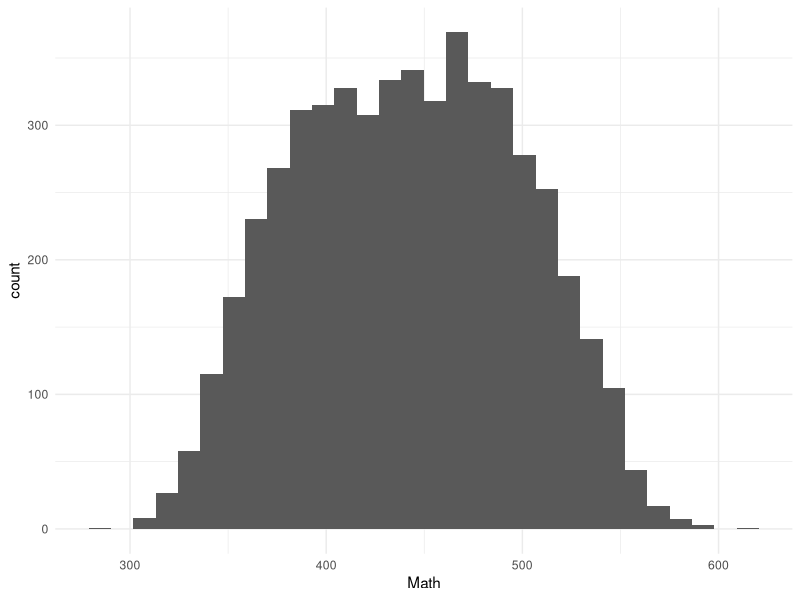
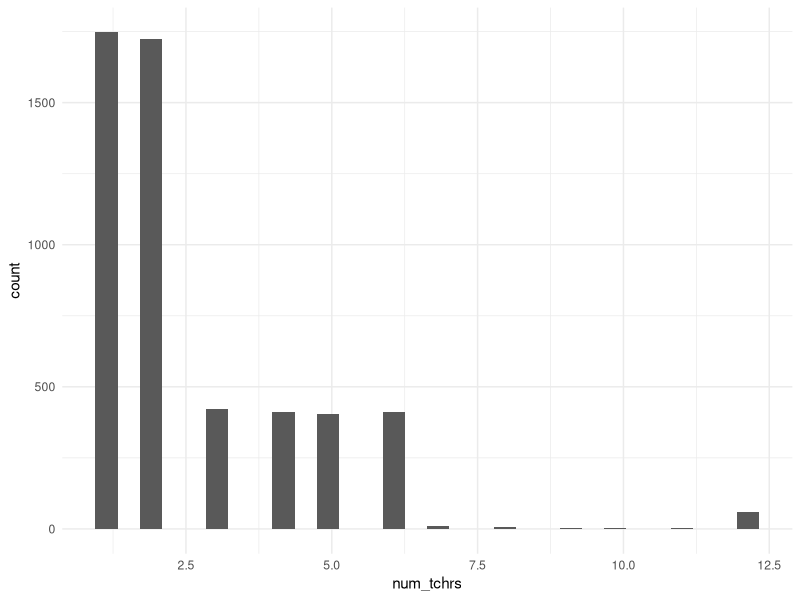
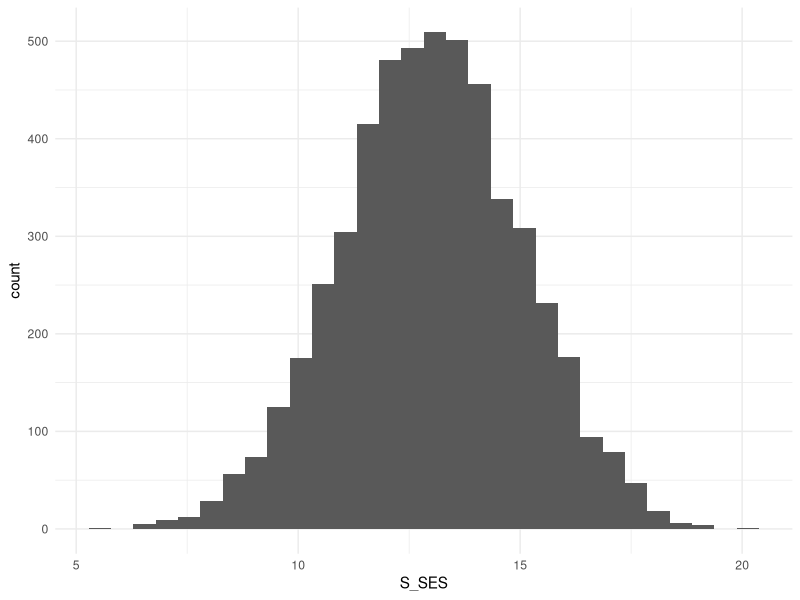
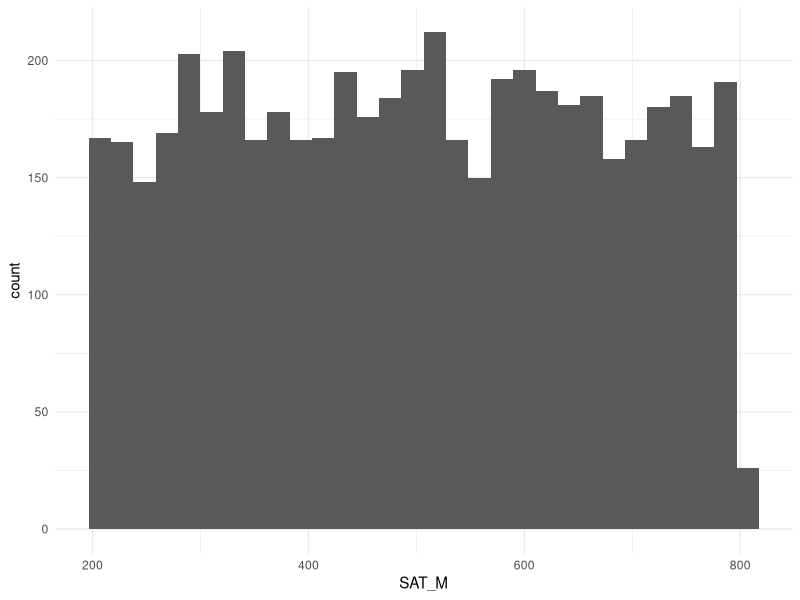

The R source for these figures, in order:
## ---- chunk 1
df <- data.frame('Predictor' = c("MathAch", "S_ID", "SAT_M", "S_gend", "female, NB", "S_SES", "num_tchrs", "phys", "phys_tchr", "tchr1-tchr12", "w1-w12", "t1_exp-t12_exp"),
                 'Description' = c("Mach Achievement; outcome variable, score on a (fictional) math test given to students", "Student ID; a single number representation of students, from 1 to 5200", "SAT math score; ranges from 200-800 and represents the SAT math score of students prior to entering JMU.", "Student gender; a non-binary gender indicator with 0 = female, 1 = male, and 2 = other/nonbinary/fluid", "Dummy coded student gender, since gender is categorical.  Male is the reference", "Student SES; values range from 2-29", "Number of teachers; the number of math teachers a student had at JMU", "Physics; if a student took physics or not, with 0 = no and 1 = yes", "Physics teacher; if a student took physics, the ID of the teacher they had (ranging from 1 – 22)", "Teachers 1 through 12; teacher IDs (ranging from 1-56) of teachers students had.  If a student had less than 12 teachers, teacher ID = 0", "Weights; these represent the amount of time spent with each teacher.  Values can range from 1 (only had one teacher) to 0.083 (had 12 teachers)", "Teacher experience; Given the compact nature of this dataset, the experience of the first through twelfth teachers of each student is given in years."))

## ---- chunk 2

knitr::kable(df, booktabs = TRUE, 
             caption = 'Simulated dataset that will be used for analysis')
## ---- chunk 3
com <- data.frame("Student" = c(1, 2, 3, 4, 5, 6, 7, 8, 9, 10),
                "Teacher 1" = c(2, 2, 3, 0, 1, 0, 0, 0, 1, 4),
                "Teacher 2" = c(4, 3, 1, 3, 0, 1, 1, 0, 2, 0),
                "Teacher 3" = c(1, 1, 4, 0, 0, 3, 2, 1, 0, 2),
                "w1" = c(0.33, 0.33, 0.33, 0, 1, 0, 0, 0, 0.5, 0.5),
                "w2" = c(0.33, 0.33, 0.33, 1, 0, 0.5, 0.5, 0, 0.5, 0),
                "w3" = c(0.33, 0.33, 0.33, 0, 0, 0.5, 0.5, 1, 0, 0.5)
                )
## ---- chunk 4
knitr::kable(com, booktabs = TRUE, 
             caption = 'Data in compact form')
## ---- chunk 5
w <- data.frame("Student" = c(1:10),
                "T1" = c(0.33, 0.33, 0.33, 0, 1, 0.5, 0.5, 1, 0.5, 0),
                "T2" = c(0.33, 0.33, 0, 0, 0, 0, 0.5, 0, 0.5, 0.5),
                "T3" = c(0, 0.33, 0.33, 1, 0, 0.5, 0, 0, 0, 0),
                "T4" = c(0.33, 0, 0.33, 0, 0, 0, 0, 0, 0, 0.5)
                )
## ---- chunk 6
knitr::kable(w, booktabs = TRUE, 
             caption = 'Data in wide form')
## ---- chunk 7
#Read in the data file
StudData <- read.csv("exampledata2.csv")

#See what it looks like
head(StudData)
summary(StudData)

## ---- chunk 8
library(ggplot2)
ggplot(data = StudData) +
  geom_histogram(aes(x = Math)) +
  theme_minimal()
## ---- chunk 9
ggplot(data = StudData) +
  geom_histogram(aes(x = num_tchrs)) + 
  theme_minimal()
## ---- chunk 10
ggplot(data = StudData) + 
  geom_histogram(aes(x = S_SES)) +
  theme_minimal()
## ---- chunk 11
ggplot(data = StudData) +
  geom_histogram(aes(x = SAT_M)) + 
  theme_minimal()
